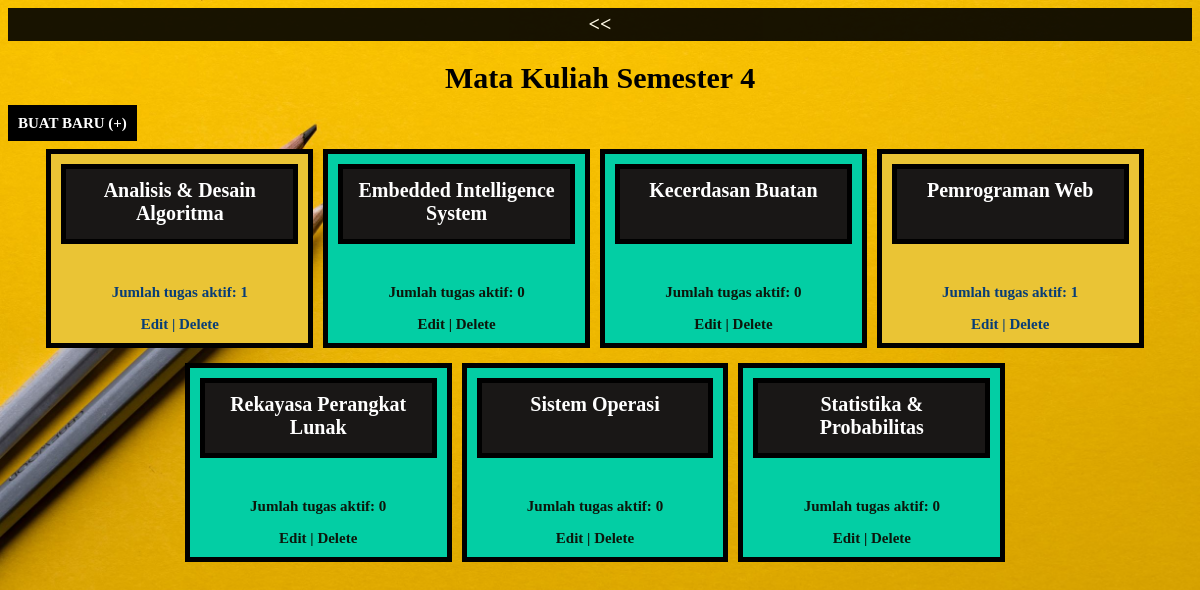
The page /hlm_matkul.php?id_semester=17 on the database its author committed.
### tables this page shows
CREATE TABLE `semester` (
  `id_semester` int(11) NOT NULL,
  `semester` int(1) NOT NULL
);

CREATE TABLE `mata_kuliah` (
  `id_matkul` int(11) NOT NULL,
  `id_semester` int(11) NOT NULL,
  `nama_matkul` varchar(100) NOT NULL
);

### tampil/tampil_matkul.php (called while the page is built)
<?php
	include "koneksi.php";
	$id_semester = $_GET['id_semester'];
	$query = "SELECT * FROM mata_kuliah WHERE id_semester = $id_semester ORDER BY nama_matkul";
	$tampil_matkul = mysqli_query($koneksi, $query);
	$banyak_matkul = mysqli_num_rows($tampil_matkul);
	$query = "SELECT semester FROM semester WHERE id_semester = $id_semester";
	$query_semester = mysqli_query($koneksi, $query);
	$data_semester = mysqli_fetch_assoc($query_semester);
 ?>

### functions.php (called while the page is built, shortened)
<?php
include "koneksi.php";
function hitung_jumlah_tugas($id_matkul, $id_semester){
	global $koneksi;
	$query = mysqli_query($koneksi, "SELECT * FROM tugas WHERE id_matkul = $id_matkul AND id_semester = $id_semester AND status = 'Belum Selesai'");
	$jumlah_tugas = mysqli_num_rows($query);
	return $jumlah_tugas;
}
 ?>

### hlm_matkul.php (the view, shortened to what this page needs)
<?php
	include "tampil/tampil_matkul.php";
	include "functions.php";
 ?>
<!DOCTYPE html>
<html>
<head>
	<link rel="stylesheet" type="text/css" href="css/style.css">
</head>
<body>
	<a href="index.php" class="kembali"><<</a>
	<h1>Mata Kuliah Semester <?php echo $data_semester['semester'] ?></h1>
	<a href="hlm_matkul.php?id_semester=<?php echo $_GET['id_semester'] ?>
							&buat_baru" class="tombol">BUAT BARU (+)</a>
	<br><br>
	<div class="bungkus_kotak">
	<?php if ($banyak_matkul > 0): ?>
		<?php while($data = mysqli_fetch_assoc($tampil_matkul)) { ?>
			<a href="hlm_tugas.php?id_semester=<?php echo $data['id_semester'] ?>&id_matkul=<?php echo $data['id_matkul'] ?>">
				<?php $jumlah_tugas = hitung_jumlah_tugas($data['id_matkul'], $_GET['id_semester']) ?>
				<?php if ($jumlah_tugas > 0): ?>
					<div class="kotak-kuning">
				<?php else: ?>
					<div class="kotak">
				<?php endif ?>
						<p class="judul_kotak"><?php echo $data['nama_matkul'] ?></p>
						<p>Jumlah tugas aktif: <?php echo $jumlah_tugas ?></p>
						<a href="hlm_matkul.php?id_semester=<?php echo $_GET['id_semester'] ?>&id_matkul=<?php echo $data['id_matkul'] ?>&buat_baru">Edit | </a>
						<a href="hapus/hapus_matkul.php?id_semester=<?php echo $_GET['id_semester'] ?>&id_matkul=<?php echo $data['id_matkul'] ?> " onclick="return confirm('Yakin ingin menghapus data ini?');">Delete</a>
					</div>
			</a>
		<?php } ?>
	<?php else: ?>
		<h3>Belum Ada Mata Kuliah</h3>
	<?php endif ?>
	</div>
</body>
</html>

### css/style.css (style rules this page uses)
body { background-image: url('../gambar/joanna-kosinska-1_CMoFsPfso-unsplash.jpg'); background-size: cover; font-family: verdana; font-size: 15px; }
h1, h2, h3 { text-align: center; }
.bungkus_kotak { display: flex; flex-flow: row wrap; justify-content: center; }
.kotak { width: 20%; background-color: #03CEA4; border: 5px solid black; margin-right: 10px; margin-bottom: 15px; padding: 10px; text-align: center; min-height: 150px; }
.judul_kotak { position: relative; bottom: 20px; border: 5px solid black; padding: 10px; background-color: #191716; font-size: 20px; font-weight: bold; text-decoration: none; min-height: 50px; color: white; }
.kotak>a { font-weight: bold; text-decoration: none; color: #0D160B; }
.kotak p { word-wrap: break-word; }
.kotak-kuning { width: 20%; background-color: #EAC435; border: 5px solid black; margin-right: 10px; margin-bottom: 15px; padding: 10px; text-align: center; min-height: 150px; }
.kotak-kuning>a { font-weight: bold; text-decoration: none; color: #083D77; }
.kotak-kuning p { word-wrap: break-word; }
.tombol { background-color: black; color: white; padding: 10px; font-size: 15px; font-weight: bold; text-decoration: none; }
.kembali { background-color: black; color: white; font-weight: bold; font-size: 20px; display: block; text-align: center; padding: 5px; text-decoration: none; opacity: 90%; }

### rows shown on the page
semester: semester "4"
mata_kuliah: nama_matkul "Analisis & Desain Algoritma", jumlah_tugas "1"
mata_kuliah: nama_matkul "Embedded Intelligence System", jumlah_tugas "0"
mata_kuliah: nama_matkul "Kecerdasan Buatan", jumlah_tugas "0"
mata_kuliah: nama_matkul "Pemrograman Web", jumlah_tugas "1"
mata_kuliah: nama_matkul "Rekayasa Perangkat Lunak", jumlah_tugas "0"
mata_kuliah: nama_matkul "Sistem Operasi", jumlah_tugas "0"
mata_kuliah: nama_matkul "Statistika & Probabilitas", jumlah_tugas "0"
